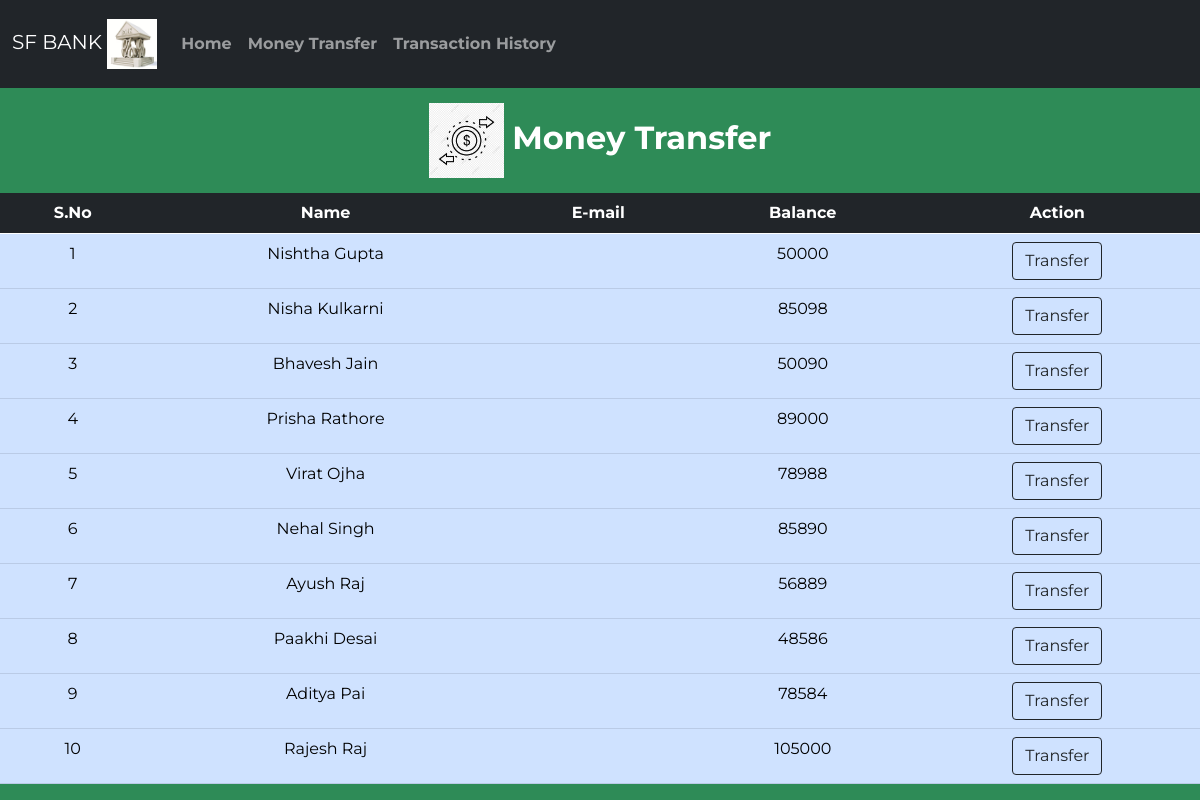
The page /money.php on the database its author committed.
### tables this page shows
CREATE TABLE `users` (
  `id` int(3) NOT NULL,
  `name` text NOT NULL,
  `email` varchar(30) NOT NULL,
  `balance` int(8) NOT NULL
);

### money.php (the view, shortened to what this page needs)
<!doctype html>
<html lang="en">
<head>
    <link href="https://cdn.jsdelivr.net/npm/bootstrap@5.0.0-beta1/dist/css/bootstrap.min.css" rel="stylesheet">
    <link rel="stylesheet" href="css/style2.css">
<body style="background-color:seagreen;" >
    <?php
    include 'connect.php';
    $sql = "SELECT * FROM users";
    $result = mysqli_query($conn, $sql);
    ?>
    <nav class="navbar py-2 navbar-expand-lg navbar-dark bg-dark">
        <div class="container-fluid">
            <a class="navbar-brand" href="#">SF BANK <img src="logos/p1.jpg" alt="Bank" width="50" height="50"></a>
            <div class="collapse navbar-collapse" id="navbarSupportedContent">
                <ul class="navbar-nav me-auto mb-8 mb-lg-0">
                    <li class="nav-item py-3">
                        <a class="nav-link" aria-current="page" href="index.php"><strong>Home</strong></a>
                    </li>
                    <li class="nav-item py-3">
                        <a class="nav-link" aria-current="page" href="money.php"><strong>Money Transfer</strong></a>
                    </li>
                    <li class="nav-item py-3">
                        <a class="nav-link" aria-current="page" href="history.php"><strong>Transaction History</strong></a>
                    </li>
                </ul>
            </div>
        </div>
    </nav>
    <class class="welcome">
        <h2 style="color:white;">
            <img src="logos/pooja2.jpg" alt="Bank" width="75" height="75" style="font-weight: bold;" > <strong>Money
                Transfer</strong>
        </h2>
    </class>
                        <div class="table-responsive-sm">
    <table class="table table-hover table-primary ">
        <thead style="color : white;" class="table-dark">
                            <tr>
                                <th scope="col" class="text-center py-2">S.No</th>
                                <th scope="col" class="text-center py-2">Name</th>
                                <th scope="col" class="text-center py-2">E-mail</th>
                                <th scope="col" class="text-center py-2">Balance</th>
                                <th scope="col" class="text-center py-2">Action</th>
                            </tr>
                        </thead>
                        <tbody> <b>
                            <?php
                            while ($rows = mysqli_fetch_assoc($result)) {
                            ?>
                                <tr style="color : black;">
                                    <td class="text-center py-2">
                                        <?php echo $rows['id'] ?>
                                    </td>
                                    <td class="text-center py-2">
                                        <?php echo $rows['name'] ?>
                                    </td>
                                    <td class="text-center py-2">
                                    </td>
                                    <td class="text-center py-2">
                                        <?php echo $rows['balance'] ?>
                                    </td>
                                    <td align="center"><a href="users.php?id= <?php echo $rows['id']; ?>"> <button class="btn btn-outline-dark btn">Transfer</button></a></td>
                                </tr>
                            <?php
                            }
                            ?>
                            </b>
                        </tbody>
                    </table>
                </div>
</body>
</html>

### style2.css (style rules this page uses)
* { font-family: 'Montserrat', sans-serif; }
.welcome h2 { margin: 10px; padding: 5px; text-align: center; border-radius: 10px; }

### rows shown on the page
users: id "1", name "Nishtha Gupta", balance "50000"
users: id "2", name "Nisha Kulkarni", balance "85098"
users: id "3", name "Bhavesh Jain", balance "50090"
users: id "4", name "Prisha Rathore", balance "89000"
users: id "5", name "Virat Ojha", balance "78988"
users: id "6", name "Nehal Singh", balance "85890"
users: id "7", name "Ayush Raj", balance "56889"
users: id "8", name "Paakhi Desai", balance "48586"
users: id "9", name "Aditya Pai", balance "78584"
users: id "10", name "Rajesh Raj", balance "105000"
